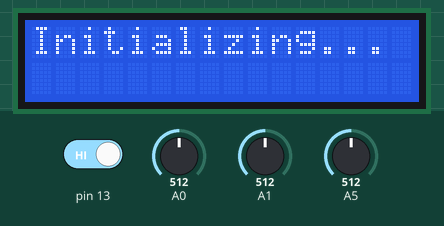
This sketch was run on a simulated Arduino Uno, built with avr-gcc and run on an emulated ATmega328P. Shown: 16×2 character LCD. Inputs (shaded band) come from the test bench; at power-on: A1 = 512, pin 13 HIGH, A5 = 512, A0 = 512. What the sketch prints to the serial monitor is not drawn.

Above: at 1.2 s.
1.3 s: A1 set to 10
At 3.89 s:
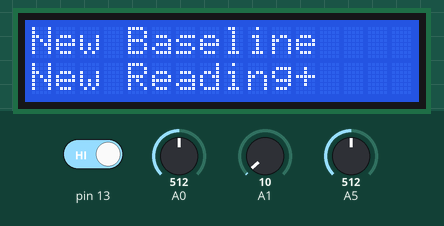
6.1 s: pin 13 driven LOW
At 7.81 s:
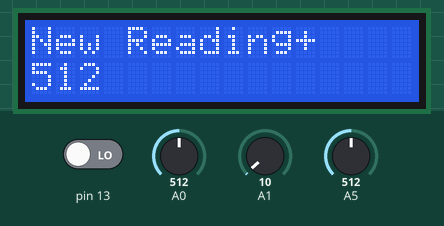
9.4 s: A5 set to 716
At 11.74 s:
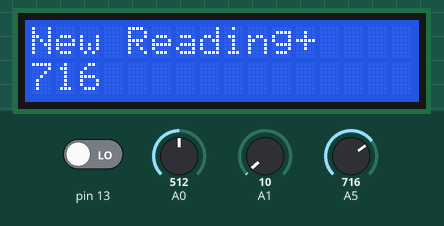
13.3 s: A5 set to 900
At 15.67 s:
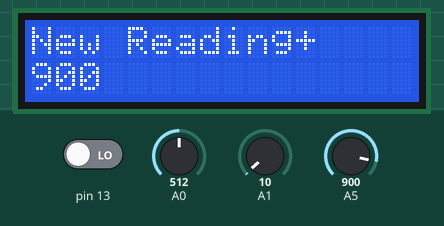
17.2 s: A5 set to 1012
At 19.59 s:
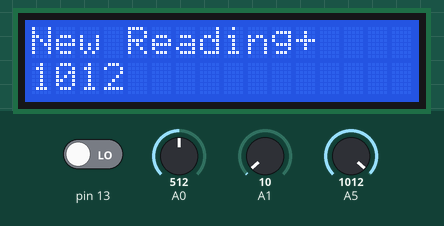
21.2 s: A0 set to 991
26.0 s: A0 set to 1010
Timing chart, 0 to 28.8 s (numbered marks = the images above; inputs shaded):
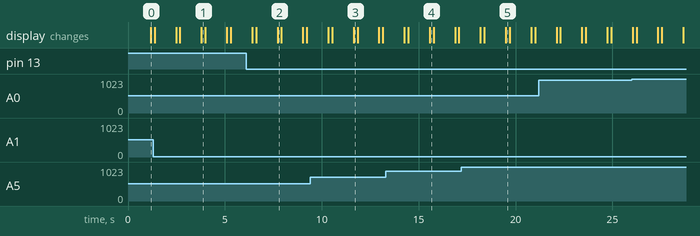

The sketch:

ROMP-D.ino
```cpp
#include <LiquidCrystal.h>

int state;

#define INIT 1
#define MAIN_MENU 2
#define STATE_ONE 3
#define STATE_TWO 4
#define STATE_THREE 5
#define STATE_FOUR 6
#define LOWEST_LIMIT 0 //for joystick (between 0 && 20 == joystick down)
#define LOWER_LIMIT 20 //for joystick
#define UPPER_LIMIT 1002 //for joystick (between 1002 && 1024 == joystick up)
#define HIGHEST_LIMIT 1024 //for joystick
#define SCROLL_DOWN Y >= 0 && Y <= 20
#define SCROLL_UP Y >= 1002 && Y <=1024

String message = "Hello";
int degrees, sensor;
int X, Y, select;
int button_press = HIGH;
int prev_button_press = HIGH;
int joystick_state = 0;
String selStatus;
LiquidCrystal lcd(12, 11, 5, 4, 3, 2);
int prev_state;

// setup
void setup()
{
  state = INIT;
//setup pins and serial monitor
  Serial.begin(9600); //communication with serial monitor
  pinMode (7,INPUT); //pin7 = input
  pinMode (11,OUTPUT); //pin 11 = output
  digitalWrite (7,HIGH); //SEL pin initialized to HIGH
  String selStatus = "ON"; //default off pushbutton
  lcd.begin (16,2); //number of rows and columns in LCD
  lcd.clear();
}

// loop
void loop()
{
  lcd.clear();
  Serial.println(selStatus);
  delay(100);
  degrees = map(sensor, 676, 814, 0, 90); //flex sensor values
  sensor = analogRead(5);
  Serial.print("analog input: ");
  Serial.print(sensor,DEC);
  Serial.print("degrees: ");
  Serial.println(degrees,DEC);
  delay (1000); //delay before next reading
  X = analogRead(A0);
  Y = analogRead (A1);
  Serial.print("X: ");
  Serial.print(X); //print out x-axis value from joystick
  Serial.print(", Y: ");
  Serial.print(Y); //print out y-axis value from joystick
  Serial.print(", SEL: ");
  select = digitalRead(13);  //read in digital value from pin 13 - HIGH if not pressed, LOW if pressed


  switch(state)
  {
         case INIT: //initializing
            Serial.println("I'm in state INIT... main menu");
            degrees = 0;
            lcd.setCursor(0,0);
            lcd.print("Initializing...");
            delay(200);
            state = MAIN_MENU;
            break;

         case MAIN_MENU://main menu, just displays options
            Serial.println("I'm in MAIN_MENU");
            lcd.clear();
            lcd.setCursor(0,0);
            lcd.print("New Baseline+"); //currently highlighted option
            lcd.setCursor(0,1);
            lcd.print("New Reading");
            if (select == LOW && prev_button_press == HIGH) //highlighted option selected
            {
              Serial.println("Button was pushed");
              state = STATE_ONE;
            } else if (SCROLL_DOWN) { //scroll down to highlight new option
              state = STATE_THREE;
            } else if (SCROLL_UP) {         // state = MAIN_MENU;
                if (prev_state == MAIN_MENU) {
                  state = STATE_FOUR;
                } else {
                  state = MAIN_MENU;
                }
            } else {
              state = MAIN_MENU;
              prev_state = MAIN_MENU;
            }

            if (select == HIGH) {
             prev_button_press = HIGH;
             Serial.println("Button press high");
            }

            delay(200);
            break;

         case STATE_ONE:
            if (select == HIGH) //highlighted option selected
            {
              Serial.println("I'm in STATE_ONE");
              degrees = analogRead(5);
              lcd.clear();
              lcd.setCursor(0,0);
              lcd.print("New Baseline+");
              lcd.setCursor(0,1);
              lcd.print(degrees, DEC);
              state = STATE_ONE;
              prev_button_press = HIGH;
            } else if (select == LOW && prev_button_press == HIGH) {
              state = STATE_TWO;
              prev_button_press == LOW;
            }

            delay(200);
            break;

         case STATE_TWO:
           if (select == HIGH) {
             Serial.println("I'm in STATE_TWO");
             lcd.clear();
             lcd.setCursor(0,0);
             lcd.print("Reading Stored");
             state = STATE_TWO;
             prev_button_press = HIGH;
           } else if (select == LOW && prev_button_press == HIGH) {
             state = MAIN_MENU;
             prev_button_press = LOW;
           }
           delay(200);
           break;

     case STATE_THREE:

            Serial.println("I'm in STATE_THREE");
            degrees = 0;
            lcd.clear();
            lcd.setCursor(0,0);
            lcd.print("New Baseline");
            lcd.setCursor(0,1);
            lcd.print("New Reading+");
            delay(200);
            if (select == LOW) {
             state = STATE_FOUR;
             prev_button_press = LOW;
            }
            break;

   case STATE_FOUR:
            Serial.println("I'm in STATE_FOUR");
            degrees = analogRead(5);
            lcd.clear();
            lcd.setCursor(0,0);
            lcd.print("New Reading+");
            lcd.setCursor(0,1);
            lcd.print(degrees, DEC);
            delay(200);
            if (select == LOW) {
               state = MAIN_MENU;
               prev_button_press = LOW;
            } else {
               state = STATE_FOUR;
            }
            break;

         default:
            break;
  }
}
```

Measured:
- after the input at 1.3 s, the display: first differs from a run without the input after 2.5 s (image 1)
- after the input at 6.1 s, the display: first differs from a run without the input after 1.6 s (image 2)
